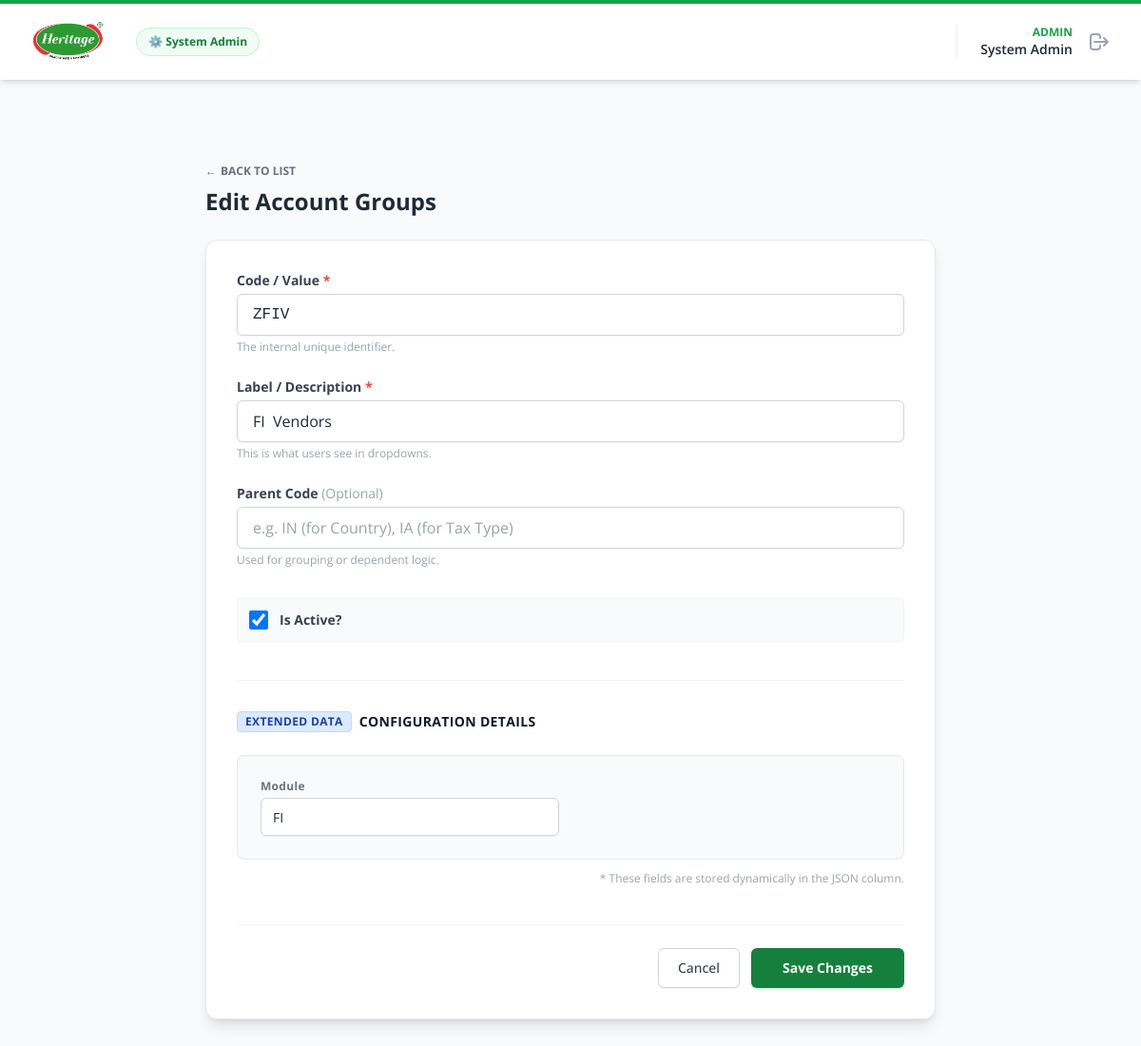
Page /admin/masters/account-group/edit/4 (signed in) on the committed database.
### app/models.py (models this page shows, shortened)
class User(UserMixin, db.Model):
    id = db.Column(db.Integer, primary_key=True)
    username = db.Column(db.String(64), unique=False, nullable=False)
    email = db.Column(db.String(120), unique=True, nullable=False)
    password_hash = db.Column(db.String(128))
    role = db.Column(db.String(20), nullable=False)
    department = db.Column(db.String(50))
    assigned_category = db.Column(db.String(50))
    is_active = db.Column(db.Boolean, default=True)

class MasterData(db.Model):
    __tablename__ = 'master_data'
    id = db.Column(db.Integer, primary_key=True)
    category = db.Column(db.String(50), index=True)
    code = db.Column(db.String(100), index=True)
    label = db.Column(db.String(255))
    parent_code = db.Column(db.String(100), index=True, nullable=True)
    is_active = db.Column(db.Boolean, default=True)
    data = db.Column(db.JSON, nullable=True)

### app/blueprints/masters.py (the view, shortened to what this page needs)
@masters_bp.route('/<slug>/add', methods=['GET', 'POST'])
@masters_bp.route('/<slug>/edit/<int:id>', methods=['GET', 'POST'])
def save_item(slug, id=None):
    if slug not in MASTER_TYPES:
        return "Invalid Master Data Type", 404
    db_category = slug.upper().replace('-', '_')
    item = None
    extra_fields = {} # Dictionary to hold field names for the UI
    if id:
        item = db.session.get(MasterData, id)
        if not item: return "Item not found", 404
        if item.data:
            extra_fields = item.data
    else:
        sibling = MasterData.query.filter_by(category=db_category).first()
        if sibling and sibling.data:
            extra_fields = {k: '' for k in sibling.data.keys()}
    return render_template('masters/form.html',
                           slug=slug,
                           title=MASTER_TYPES[slug],
                           item=item,
                           extra_fields=extra_fields)

### app/blueprints/masters.py (called while the page is built)
@masters_bp.before_request
@login_required
def require_admin():
    if current_user.role != 'admin':
        flash("Access denied.", "error")
        return redirect(url_for('main.dashboard'))

### app/templates/masters/form.html (shortened to what this page needs)
{% extends 'base.html' %}
{% block content %}
<div class="max-w-3xl mx-auto mt-10 mb-20">
    <div class="mb-6 flex justify-between items-center">
        <div>
            <a href="{{ url_for('admin.admin_workflow', active_tab='masters', master_slug=slug) }}"
               class="text-xs font-bold text-gray-500 hover:text-green-600 transition flex items-center gap-1">
                <span>←</span> BACK TO LIST
            </a>
            <h1 class="text-2xl font-bold text-gray-800 mt-2">{{ 'Edit' if item else 'Add New' }} {{ title }}</h1>
        </div>
    </div>
    <form method="POST" class="bg-white shadow-lg rounded-xl p-8 border border-gray-200">
        <div class="grid grid-cols-1 gap-6">
            <div>
                <label for="code" class="block text-sm font-bold text-gray-700 mb-1">
                    Code / Value <span class="text-red-500">*</span>
                </label>
                <input type="text" name="code" id="code"
                       value="{{ item.code if item else '' }}" required
                       class="w-full border-gray-300 rounded-md shadow-sm focus:ring-green-500 focus:border-green-500 h-11 px-4 border transition font-mono text-gray-800"
                       placeholder="e.g. 1010, HDFC, T1">
                <p class="text-xs text-gray-400 mt-1">The internal unique identifier.</p>
            </div>
            <div>
                <label for="label" class="block text-sm font-bold text-gray-700 mb-1">
                    Label / Description <span class="text-red-500">*</span>
                </label>
                <input type="text" name="label" id="label"
                       value="{{ item.label if item else '' }}" required
                       class="w-full border-gray-300 rounded-md shadow-sm focus:ring-green-500 focus:border-green-500 h-11 px-4 border transition"
                       placeholder="e.g. HDFC Bank, Exemption u/s 194Q">
                <p class="text-xs text-gray-400 mt-1">This is what users see in dropdowns.</p>
            </div>
            <div>
                <label for="parent_code" class="block text-sm font-bold text-gray-700 mb-1">
                    Parent Code <span class="text-gray-400 font-normal">(Optional)</span>
                </label>
                <input type="text" name="parent_code" id="parent_code"
                       value="{{ item.parent_code if item and item.parent_code else '' }}"
                       class="w-full border-gray-300 rounded-md shadow-sm focus:ring-green-500 focus:border-green-500 h-11 px-4 border transition"
                       placeholder="e.g. IN (for Country), IA (for Tax Type)">
                <p class="text-xs text-gray-400 mt-1">Used for grouping or dependent logic.</p>
            </div>
            <div class="flex items-center mt-2 p-3 bg-gray-50 rounded border border-gray-100">
                <input type="checkbox" name="is_active" id="is_active"
                       {{ 'checked' if not item or item.is_active else '' }}
                       class="h-5 w-5 text-green-600 focus:ring-green-500 border-gray-300 rounded cursor-pointer">
                <label for="is_active" class="ml-3 block text-sm font-bold text-gray-700 cursor-pointer select-none">
                    Is Active?
                </label>
            </div>
        </div>
        {% if extra_fields %}
        <div class="mt-10 pt-8 border-t border-gray-100">
            <h3 class="text-sm font-bold text-gray-900 mb-6 uppercase tracking-wide flex items-center">
                <span class="bg-blue-100 text-blue-800 px-2 py-0.5 rounded text-xs mr-2 border border-blue-200">Extended Data</span>
                Configuration Details
            </h3>
            <div class="grid grid-cols-1 md:grid-cols-2 gap-6 bg-gray-50 p-6 rounded-lg border border-gray-200">
                {% for key, value in extra_fields.items() %}
                <div>
                    <label for="extra_{{ key }}" class="block text-xs font-bold text-gray-500 mb-1 capitalize tracking-wide">
                        {{ key.replace('_', ' ') }}
                    </label>
                    <input type="text" name="{{ key }}" id="extra_{{ key }}"
                           value="{{ value }}"
                           class="w-full border-gray-300 bg-white rounded-md shadow-sm focus:ring-blue-500 focus:border-blue-500 h-10 px-3 border transition text-sm">
                </div>
                {% endfor %}
            </div>
            <p class="text-xs text-gray-400 mt-3 text-right">
                * These fields are stored dynamically in the JSON column.
            </p>
        </div>
        {% endif %}
        <div class="mt-10 flex justify-end items-center space-x-3 pt-6 border-t border-gray-100">
            <a href="{{ url_for('admin.admin_workflow', active_tab='masters', master_slug=slug) }}"
               class="px-5 py-2.5 bg-white border border-gray-300 rounded-md shadow-sm text-sm font-medium text-gray-700 hover:bg-gray-50 focus:outline-none transition">
                Cancel
            </a>
            <button type="submit"
                    class="px-8 py-2.5 border border-transparent rounded-md shadow-sm text-sm font-bold text-white bg-green-700 hover:bg-green-800 focus:outline-none focus:ring-2 focus:ring-offset-2 focus:ring-green-500 transition shadow-green-200">
                {{ 'Save Changes' if item else 'Create Record' }}
            </button>
        </div>
    </form>
</div>
{% endblock %}

### app/templates/base.html (shortened to what this page needs)
<!DOCTYPE html>
<html lang="en">
<head>
    <script src="https://cdn.tailwindcss.com"></script>
</head>
<body class="bg-gray-50 text-gray-800">
    <nav class="bg-white shadow-md border-t-4 border-green-600 sticky top-0 z-50">
        <div class="max-w-7xl mx-auto px-4 sm:px-6 lg:px-8">
            <div class="flex justify-between h-20">
                <div class="flex items-center space-x-8">
                    <a href="{{ url_for('main.dashboard') }}" class="flex items-center gap-3">
        <img src="{{ url_for('static', filename='images/logo.png') }}" alt="Heritage Foods Logo" class="h-12 w-auto">
    </a>
                    {% if current_user.is_authenticated and current_user.role == 'admin' %}
                        <a href="{{ url_for('admin.admin_workflow') }}" class="ml-6 px-3 py-1.5 rounded-full text-xs font-bold text-green-700 bg-green-50 border border-green-200 hover:bg-green-100 flex items-center transition">
                            <span>⚙️ System Admin</span>
                        </a>
                    {% endif %}
                </div>
                <div class="flex items-center space-x-6">
                    {% if current_user.is_authenticated %}
                        <div class="flex items-center border-l-2 border-gray-100 pl-6">
                            <div class="text-right mr-4 hidden sm:block">
                                <div class="text-xs text-green-600 font-bold uppercase">{{ current_user.role }}</div>
                                <div class="text-sm font-semibold text-gray-800">{{ current_user.username }}</div>
                            </div>
                            <a href="{{ url_for('auth.logout') }}" class="text-gray-400 hover:text-red-500 transition">
                                <svg xmlns="http://www.w3.org/2000/svg" class="h-6 w-6" fill="none" viewBox="0 0 24 24" stroke="currentColor">
                                    <path stroke-linecap="round" stroke-linejoin="round" stroke-width="2" d="M17 16l4-4m0 0l-4-4m4 4H7m6 4v1a3 3 0 01-3 3H6a3 3 0 01-3-3V7a3 3 0 013-3h4a3 3 0 013 3v1" />
                                </svg>
                            </a>
                        </div>
                    {% endif %}
                </div>
            </div>
        </div>
    </nav>
    <main class="max-w-7xl mx-auto px-4 sm:px-6 lg:px-8 py-6 pb-20">
        {% block content %}{% endblock %}
    </main>
</body>
</html>

### app/templates/base.html (style rules this page uses)
body { font-family: 'Open Sans', sans-serif; }

### rows in the picture
User: role "ADMIN", username "System Admin"
MasterData: code "ZFIV", label "FI Vendors"

### other values in the picture
{{ 'Edit' if item else 'Add New' }} "Edit"
{{ title }} "Account Groups"
{{ key.replace('_', ' ') }} "Module"
{{ 'Save Changes' if item else 'Create Record' }} "Save Changes"
